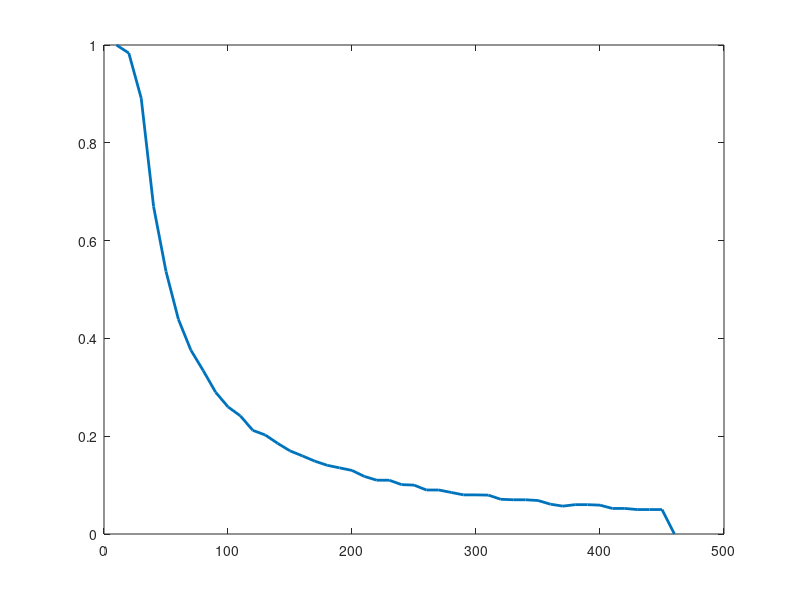

Recreate this plot in MATLAB. (Note: this script raises an error after producing the figure.)
addpath simulations/realtime-factor-test/
clear
figure("Position",[0,0,1400,700]);
for i=1:4
    switch i
        case 1
            load ("rtf-100hz.mat");
        case 2
            load ("rtf-50hz.mat");
        case 3
            load ("rtf-2-25hz.mat")
        case 4
            load ("rtf-125hz.mat")
    end
    
    proc_data = zeros(46,3);
    for times = 1:46
        %Data1
        part_data = data(((times-1)*40)+1:((times-1)*40)+40,2);
        uavs = data(((times-1)*40)+1,1);
        mean_part_data = mean(part_data');
        std_part_data = std(part_data');
        proc_data(times,:) = [uavs mean_part_data std_part_data];
    end

     switch i
         case 1
             color = [0.00,0.45,0.74];
             legend_label = 'Navigation ex. at 100Hz';
         case 2
             color = [0.85,0.33,0.10];
             legend_label = 'Navigation ex. at 50Hz';
         case 3
             color = [0.49,0.18,0.56];
             legend_label = 'Navigation ex. at 25Hz';
         case 4
             color = [0.93,0.69,0.13];
             legend_label = 'Navigation ex. at 12.5Hz';
     end

    curve1 = proc_data(:,2)' + proc_data(:,3)';
    curve2 = proc_data(:,2)' - proc_data(:,3)';
    x2 = [proc_data(:,1)', fliplr(proc_data(:,1)')];
    inBetween = [curve1, fliplr(curve2)];
    fill(x2, inBetween, color, 'FaceAlpha', 0.2, 'EdgeColor','none');

    p = plot(proc_data(:,1)', proc_data(:,2)', 'LineWidth', 2, 'Color', color);
    p.DisplayName = legend_label;
    
    xlim([0 450])
    hold on;
    grid on;
    ylabel('Real time factor in the simulation', 'FontSize',16)
    xlabel('Number of UAVs in the simulation', 'FontSize',16)
    %legend('Navigation ex. at 100Hz','Navigation ex. at 500Hz','Navigation ex. at 25Hz','Navigation ex. at 12,5Hz')
    ax = gca;
    ax.FontSize = 16;
    
    clear data;
end

patch = findobj(ax, 'Type', 'patch');
for i=1:length(patch)
    patch(i).HandleVisibility = 'off';
end
legend();